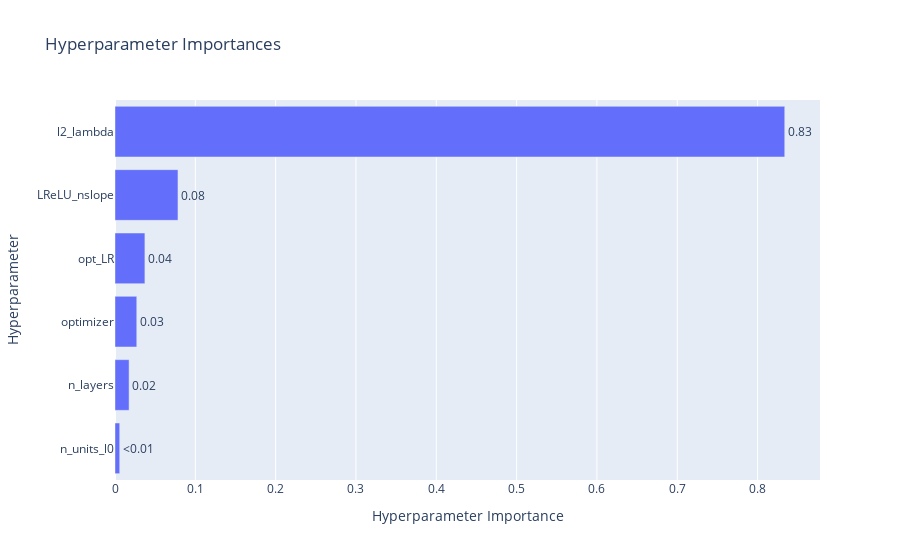

Notebook source saved alongside this figure:
### Code cell
fig3.show()
fig3.write_image(plots_save_path + 'param-importances.pdf')

### Figure 1 — Plotly figure (JSON) as saved in the notebook; plotly's stock layout.template omitted (floating-point values rounded to 4 significant figures)
{"data": [{"cliponaxis": false, "hovertemplate": ["n_units_l0 (IntDistribution): 0.005893748946776439<extra></extra>", "n_layers (IntDistribution): 0.017543705976760686<extra></extra>", "optimizer (CategoricalDistribution): 0.027101098336597566<extra></extra>", "opt_LR (FloatDistribution): 0.03722563453554238<extra></extra>", "LReLU_nslope (FloatDistribution): 0.07840782531110095<extra></extra>", "l2_lambda (FloatDistribution): 0.8338279868932218<extra></extra>"], "name": "Objective Value", "orientation": "h", "text": ["<0.01", "0.02", "0.03", "0.04", "0.08", "0.83"], "textposition": "outside", "type": "bar", "x": [0.005894, 0.01754, 0.0271, 0.03723, 0.07841, 0.8338], "y": ["n_units_l0", "n_layers", "optimizer", "opt_LR", "LReLU_nslope", "l2_lambda"]}], "layout": {"title": {"text": "Hyperparameter Importances"}, "xaxis": {"title": {"text": "Hyperparameter Importance"}}, "yaxis": {"title": {"text": "Hyperparameter"}}}}
